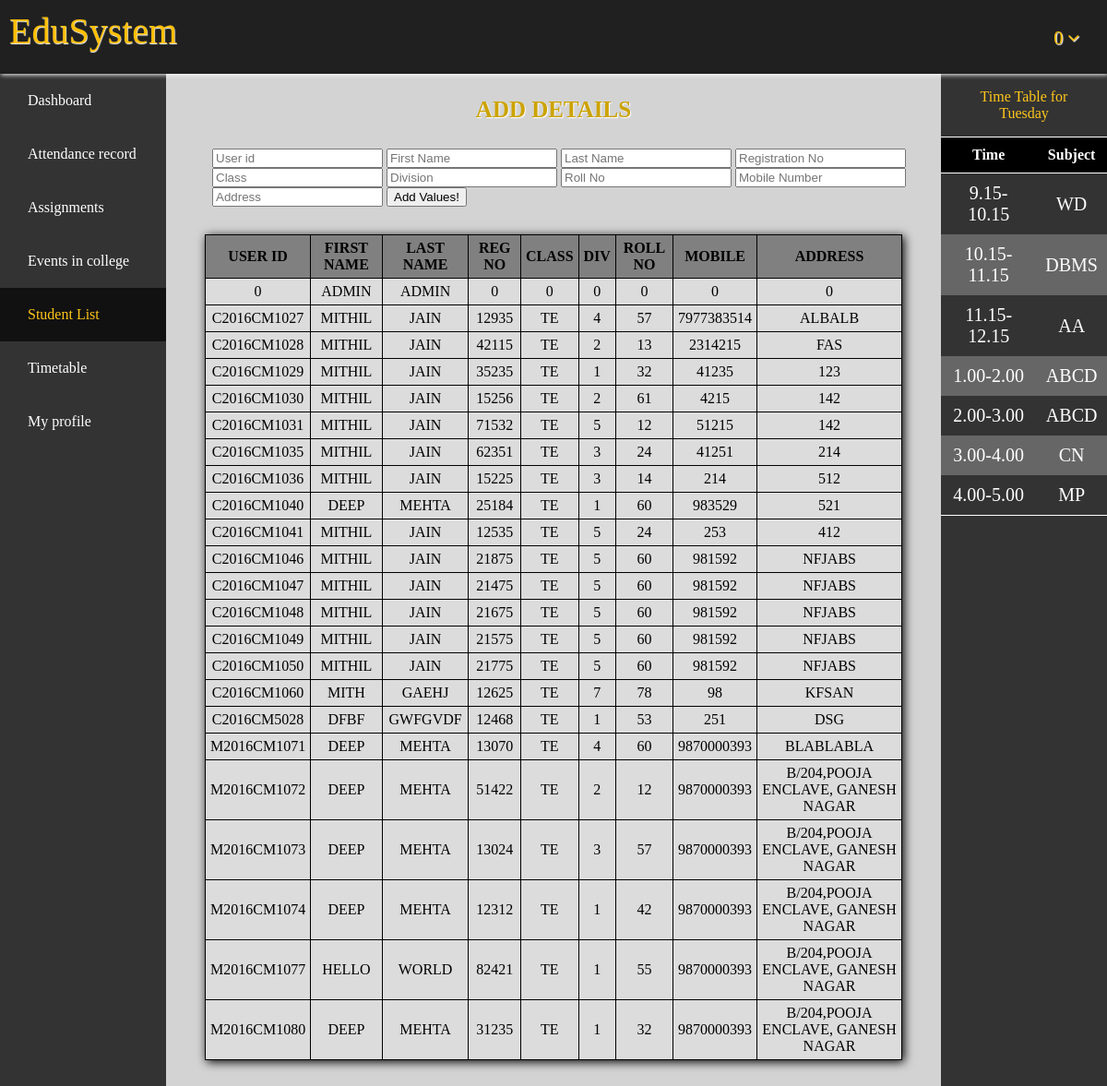
Screenshot of /home.php?page=list.php (signed in) with the database file from the repository.
### tables this page shows
CREATE TABLE `profile` (
  `UserId` varchar(15) NOT NULL,
  `Fname` text NOT NULL,
  `Lname` text NOT NULL,
  `RegNo` int(5) NOT NULL,
  `Class` varchar(2) NOT NULL,
  `Division` int(1) NOT NULL,
  `RollNo` int(2) NOT NULL,
  `MobNo` bigint(10) NOT NULL,
  `Addr` varchar(50) NOT NULL,
  `Pass` varchar(32) NOT NULL DEFAULT 'sakec',
  `S1` int(2) NOT NULL DEFAULT '0',
  `S1t` int(2) NOT NULL DEFAULT '0',
  `S2` int(2) NOT NULL DEFAULT '0',
  `S2t` int(2) NOT NULL DEFAULT '0',
  `S3` int(2) NOT NULL DEFAULT '0',
  `S3t` int(2) NOT NULL DEFAULT '0',
  `S4` int(2) NOT NULL DEFAULT '0',
  `S4t` int(2) NOT NULL DEFAULT '0',
  `S5` int(2) DEFAULT '0',
  `S5t` int(2) NOT NULL DEFAULT '0',
  `Attended` int(2) AS (S1+S2+S3+S4+S5) VIRTUAL,
  `Total` int(2) AS (S1t+S2t+S3t+S4t+S5t) VIRTUAL,
  `Percent` decimal(4,2) AS ((S1+S2+S3+S4+S5)*100/(S1t+S2t+S3t+S4t+S5t)) VIRTUAL
);

CREATE TABLE `timetable` (
  `SrNo` int(1) NOT NULL,
  `Time` varchar(15) NOT NULL,
  `Monday` varchar(15) NOT NULL,
  `Tuesday` varchar(15) NOT NULL,
  `Wednesday` varchar(15) NOT NULL,
  `Thrusday` varchar(15) NOT NULL,
  `Friday` varchar(15) NOT NULL
);

### add_details.php (the view, shortened to what this page needs)
<!DOCTYPE html>
<html lang="en">
<head>
	<link rel="stylesheet" href="Addons/attendance.css">
</head>
<body>
	<p class="patten">Add Details</p>
	<div class="form">
        <div class="formsticky">
		<form action="" method="POST">
			<br>
			<input type="text" name="UserId" placeholder="User id">
			<input type="text" name="Fname" placeholder="First Name">
			<input type="text" name="Lname" placeholder="Last Name">
			<input type="number" name="RegNo" placeholder="Registration No">
			<input type="text" name="Class" placeholder="Class">
			<input type="number" name="Division" placeholder="Division">
			<input type="number" name="RollNo" placeholder="Roll No">
			<input type="number" name="MobNo" placeholder="Mobile Number">
			<input type="text" name="Addr" placeholder="Address">
			<input type="submit" name="confirm" id="confirm" value="Add Values!">
		</form>
        </div>
	</div>
	<div class="list">
		<?php
			$user = 'student';
			$pass = 'sakec';
			$db = 'students';
			$conn = new mysqli('localhost', $user, $pass, $db) or die("Unable to connect to server".$db);
			$get_all = "select * from profile order by UserId";
			$data = mysqli_query($conn, $get_all) or die("No records found.");
			echo "<div class=\"table\"><table><tr><th>User Id</th><th>First Name</th><th>Last Name</th><th>Reg No</th><th>Class</th><th>Div</th><th>Roll No</th><th>Mobile</th><th>Address</th>";
			while($row = mysqli_fetch_assoc($data)) {
				echo "<tr><td>".$row["UserId"]."</td><td>".$row["Fname"]."</td><td>".$row["Lname"]."</td><td>".$row["RegNo"]."</td><td>".$row["Class"]."</td><td>".$row["Division"]."</td><td>".$row["RollNo"]."</td><td>".$row["MobNo"]."</td><td>".$row["Addr"]."</td></tr>";
			}
			echo "</table></div>";
		?>
	</div>
</body>
</html>

### home.php (shortened to what this page needs)
<html>
<head>
    <link rel="stylesheet" type="text/css" href="Addons/home.css">
    <link rel="stylesheet" href="https://cdnjs.cloudflare.com/ajax/libs/font-awesome/4.7.0/css/font-awesome.min.css">
</head>
<body>
    <div class="header">
        <div class="leftheader">
            <p class="pheader">EduSystem</p>
        </div>
        <div class="rightheader">
            <ul class="mainddheader">
                <li><a id="dropdown" href="#" onclick="#">
                <?php
                    echo $_SESSION['name'];
                ?>
                <i class="fa fa-angle-down"></i></a></li>
            </ul>
        </div>
    </div>
    <div class="flex-container">
            <div class="asideleft">
                <ul class="nav">
                    <li><a class="btn <?php if($_GET["page"]==""){echo 'active';}?>" href="home.php">Dashboard</a></li>
                    <li><a class="btn <?php if($_GET["page"]=="attendance.php"){echo 'active';}?>" href="home.php?page=attendance.php">Attendance record</a></li>
                    <li><a class="btn <?php if($_GET["page"]=="assign.php"){echo 'active';}?>" href="home.php?page=assign.php">Assignments</a></li>
                    <li><a class="btn <?php if($_GET["page"]=="events.php"){echo 'active';}?>" href="home.php?page=events.php">Events in college</a></li>
                    <li><a class="btn <?php if($_GET["page"]=="list.php"){echo 'active';}?>" href="home.php?page=list.php">Student List</a></li>
                    <li><a class="btn <?php if($_GET["page"]=="timetable.php"){echo 'active';}?>" href="home.php?page=timetable.php">Timetable</a></li>
                    <li><a class="btn <?php if($_GET["page"]=="update.php"){echo 'active';}?>" href="home.php?page=update.php">My profile</a></li>
                </ul>
            </div>
        <div class="maincontent">
            <?php
                if (isset($_GET['page'])&&$_GET['page']!=""){
                    include $_GET['page'];
                }
                else {
                    include 'dashboard.php';
                }
            ?>
        </div>
        <?php
            $user = 'student';
            $pass = 'sakec';
            $db = 'students';
            $conn = new mysqli('localhost', $user, $pass, $db) or die("Unable to connect to server".$db);
            $get_all = "select * from timetable";
            $data = mysqli_query($conn, $get_all) or die("No records found.");
            $row = mysqli_fetch_assoc($data);
            $day = date('l');
            echo '<div class="asideright">
                <div class="iasideright">
                        <p align="center">Time Table for <br>'.$day.' </p>';
                        if ($day=="Sunday" || $day=="Saturday") {
                            echo '<p class="tthead" align="center">Holiday<p>';
                        }
                        else {
                            echo'<table class="asiderighttable" >
                            <tr>
                                <th>Time</th>
                                <th>Subject</th>
                            </tr>';
                            echo '<tr>
                                <td>9.15-10.15</td>
                                <td>'.$row[$day].'</td>
                            </tr>';
                            $row = mysqli_fetch_assoc($data);
                            echo '
                            <tr>
                                <td>10.15-11.15</td>
                                <td>'.$row[$day].'</td>
                            </tr>';
                            $row = mysqli_fetch_assoc($data);
                            echo '
                            <tr>
                                <td>11.15-12.15</td>
                                <td>'.$row[$day].'</td>
                            </tr>';
                            $row = mysqli_fetch_assoc($data);
                            echo '
                            <tr>
                                <td>1.00-2.00</td>
                                <td>'.$row[$day].'</td>
                            </tr>';
                            $row = mysqli_fetch_assoc($data);
                            echo '
                            <tr>
                                <td>2.00-3.00</td>
                                <td>'.$row[$day].'</td>
                            </tr>';
                            $row = mysqli_fetch_assoc($data);
                            echo '
                            <tr>
                                <td>3.00-4.00</td>
                                <td>'.$row[$day].'</td>
                            </tr>';
                            $row = mysqli_fetch_assoc($data);
                            echo '
                            <tr>
                                <td>4.00-5.00</td>
                                <td>'.$row[$day].'</td>
                            </tr>
                    </table>';
                }
                    echo '</div></div>';
        ?>
    </div>
</body>
</html>

### Addons/home.css (style rules this page uses)
body { margin:0; background-repeat: no-repeat; background-position: center top; }
.header { position:sticky; top:0; display:flex; width:100%; height:80px; background-color:#202020; justify-content: center; box-shadow:1px 1px 5px white; }
.flex-container { display: flex; flex-wrap: wrap; }
.asideleft { flex:15%; min-height:894px; background-color:#333; }
.maincontent { flex:70%; background-color:#D3D3D3; min-height:650px; }
.asideright { flex:15%; background-color: #333; }
.leftheader { justify-content: center; flex:80%; }
.pheader { margin:10 0 0 10px; font-family: cursive; font-size: 40px; color:#ffbf00; text-shadow:0.5px 0.5px 1px white; }
.rightheader { justify-content: center; flex:20%; text-align: right; padding:30px; }
.mainddheader { padding:0; margin:-10px; list-style-type: none; }
.mainddheader li { font-size:20px; padding:10px; }
.mainddheader li a { text-decoration: none; color:#ffbf00; text-shadow:1px 1px 1px white; }
ul.nav { list-style-type: none; overflow: hidden; padding: 0; margin: 0px; background-color: #333; }
ul.nav > li { padding: 0px; }
ul.nav > li > a { display: block; color: white; border: none; padding: 20px 30px; text-align: left; transition: all 0.7s ease; text-decoration: none; }
ul.nav > li > a.active { background-color: #111; color:#ffc61a; }
.iasideright p { color:#ffc61a; font-family: cursive; }
table,th,td { text-align: center; border-collapse:collapse; }
.asiderighttable { width:100%; background-color: white; }
.asiderighttable th { border:0px; padding:10px; background-color: black; border-bottom:1px solid white; border-top:1px solid white; }
.asiderighttable tr:nth-child(odd) { background-color:#666; color:white; }
.asiderighttable tr:nth-child(even) { background-color:#333; color:white; }
.asiderighttable tr:last-child { border-bottom: 1px solid white; }
.asiderighttable td { border:0; font-size: 20px; padding:10px; }

### Addons/attendance.css (style rules this page uses)
p.patten { font-family: cursive; font-size: 25px; font-weight: 700; text-align: center; margin-bottom:0; color:#cca300; text-shadow: 1px 1px 1px white; text-transform: uppercase; }
.table table { width:90%; margin-right: auto; margin-left: auto; margin-top: 30px; margin-bottom: 30px; box-shadow:2px 2px 10px black; background-color:#DCDCDC; }
.table th { background-color:#808080; }
.table td,.table th { border:1px solid black; padding:5px; text-transform: uppercase; }
.form { padding: 10px 0px 0px 50px; }

### rows the page displays
profile: UserId "0", Fname "ADMIN", Lname "ADMIN", RegNo "0", Class "0", Division "0", RollNo "0", MobNo "0", Addr "0"
profile: UserId "C2016CM1027", Fname "MITHIL", Lname "JAIN", RegNo "12935", Class "TE", Division "4", RollNo "57", MobNo "7977383514", Addr "ALBALB"
profile: UserId "C2016CM1028", Fname "MITHIL", Lname "JAIN", RegNo "42115", Class "TE", Division "2", RollNo "13", MobNo "2314215", Addr "FAS"
profile: UserId "C2016CM1029", Fname "MITHIL", Lname "JAIN", RegNo "35235", Class "TE", Division "1", RollNo "32", MobNo "41235", Addr "123"
profile: UserId "C2016CM1030", Fname "MITHIL", Lname "JAIN", RegNo "15256", Class "TE", Division "2", RollNo "61", MobNo "4215", Addr "142"
profile: UserId "C2016CM1031", Fname "MITHIL", Lname "JAIN", RegNo "71532", Class "TE", Division "5", RollNo "12", MobNo "51215", Addr "142"
profile: UserId "C2016CM1035", Fname "MITHIL", Lname "JAIN", RegNo "62351", Class "TE", Division "3", RollNo "24", MobNo "41251", Addr "214"
profile: UserId "C2016CM1036", Fname "MITHIL", Lname "JAIN", RegNo "15225", Class "TE", Division "3", RollNo "14", MobNo "214", Addr "512"
profile: UserId "C2016CM1040", Fname "DEEP", Lname "MEHTA", RegNo "25184", Class "TE", Division "1", RollNo "60", MobNo "983529", Addr "521"
profile: UserId "C2016CM1041", Fname "MITHIL", Lname "JAIN", RegNo "12535", Class "TE", Division "5", RollNo "24", MobNo "253", Addr "412"
profile: UserId "C2016CM1046", Fname "MITHIL", Lname "JAIN", RegNo "21875", Class "TE", Division "5", RollNo "60", MobNo "981592", Addr "NFJABS"
profile: UserId "C2016CM1047", Fname "MITHIL", Lname "JAIN", RegNo "21475", Class "TE", Division "5", RollNo "60", MobNo "981592", Addr "NFJABS"
profile: UserId "C2016CM1048", Fname "MITHIL", Lname "JAIN", RegNo "21675", Class "TE", Division "5", RollNo "60", MobNo "981592", Addr "NFJABS"
profile: UserId "C2016CM1049", Fname "MITHIL", Lname "JAIN", RegNo "21575", Class "TE", Division "5", RollNo "60", MobNo "981592", Addr "NFJABS"
profile: UserId "C2016CM1050", Fname "MITHIL", Lname "JAIN", RegNo "21775", Class "TE", Division "5", RollNo "60", MobNo "981592", Addr "NFJABS"
profile: UserId "C2016CM1060", Fname "MITH", Lname "GAEHJ", RegNo "12625", Class "TE", Division "7", RollNo "78", MobNo "98", Addr "KFSAN"
profile: UserId "C2016CM5028", Fname "DFBF", Lname "GWFGVDF", RegNo "12468", Class "TE", Division "1", RollNo "53", MobNo "251", Addr "DSG"
profile: UserId "M2016CM1071", Fname "DEEP", Lname "MEHTA", RegNo "13070", Class "TE", Division "4", RollNo "60", MobNo "9870000393", Addr "BLABLABLA"
profile: UserId "M2016CM1072", Fname "DEEP", Lname "MEHTA", RegNo "51422", Class "TE", Division "2", RollNo "12", MobNo "9870000393", Addr "B/204,POOJA ENCLAVE, GANESH NAGAR"
profile: UserId "M2016CM1073", Fname "DEEP", Lname "MEHTA", RegNo "13024", Class "TE", Division "3", RollNo "57", MobNo "9870000393", Addr "B/204,POOJA ENCLAVE, GANESH NAGAR"
profile: UserId "M2016CM1074", Fname "DEEP", Lname "MEHTA", RegNo "12312", Class "TE", Division "1", RollNo "42", MobNo "9870000393", Addr "B/204,POOJA ENCLAVE, GANESH NAGAR"
profile: UserId "M2016CM1077", Fname "HELLO", Lname "WORLD", RegNo "82421", Class "TE", Division "1", RollNo "55", MobNo "9870000393", Addr "B/204,POOJA ENCLAVE, GANESH NAGAR"
profile: UserId "M2016CM1080", Fname "DEEP", Lname "MEHTA", RegNo "31235", Class "TE", Division "1", RollNo "32", MobNo "9870000393", Addr "B/204,POOJA ENCLAVE, GANESH NAGAR"
timetable: Tuesday "WD"
timetable: Tuesday "DBMS"
timetable: Tuesday "AA"
timetable: Tuesday "ABCD"
timetable: Tuesday "ABCD"
timetable: Tuesday "CN"
timetable: Tuesday "MP"

### other values shown
$_SESSION['name'] "0"
